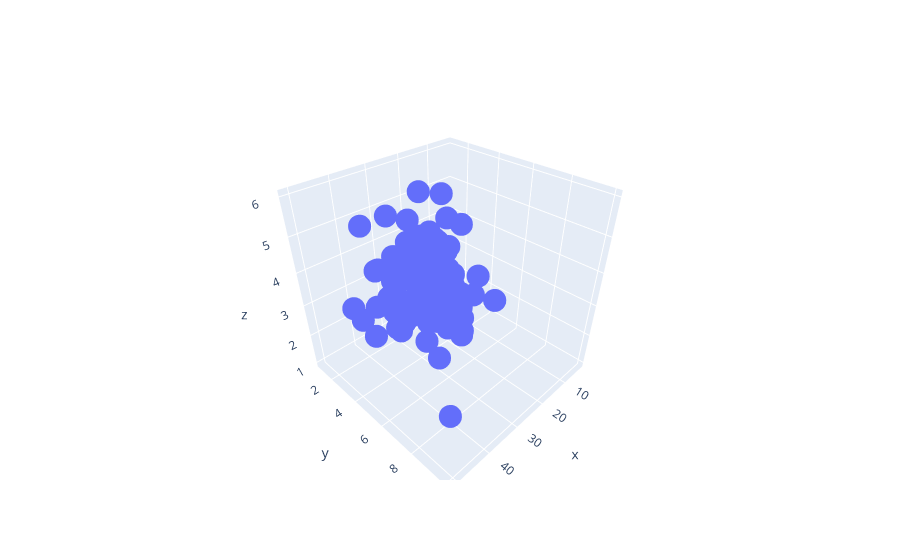

Write notebook code for a chart like this one.
### Code cell
import plotly.graph_objects as go
fig = go.Figure()
fig.add_trace(go.Scatter3d(x = tips.total_bill , y = tips.tip , mode='markers' ,z = tips['size']))
fig.show()

### Figure 1 — Plotly figure (JSON) as saved in the notebook; plotly's stock layout.template omitted (floating-point values rounded to 4 significant figures; data arrays with more than 128 entries replaced by an {"elided": "..."} marker saying what was removed)
{"data": [{"mode": "markers", "type": "scatter3d", "x": {"elided": "244 float values"}, "y": {"elided": "244 float values"}, "z": {"elided": "244 int values"}}], "layout": {}}
